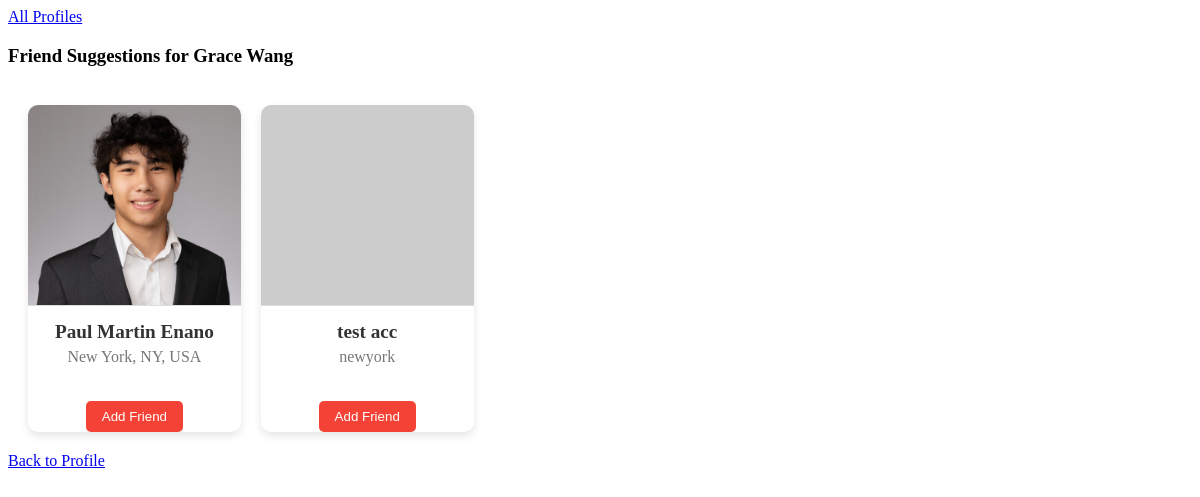
Page /profile/7/friend_suggestions/ (signed in) on the earlier database version.
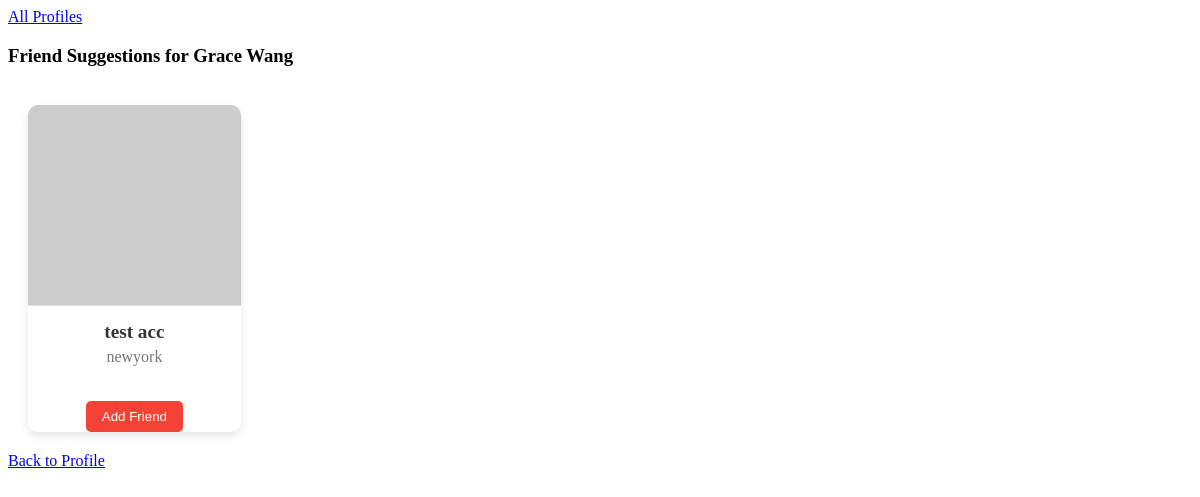
Same page on the later database version.
### tide/models.py (models this page shows, shortened)
class Profile(models.Model):
    user = models.OneToOneField(User, on_delete=models.CASCADE)  # Each user has one profile
    fname = models.CharField(max_length=100)
    lname = models.CharField(max_length=100)
    city = models.CharField(max_length=100)
    email = models.EmailField()
    image = models.ImageField(upload_to='profile_images/', blank=True, null=True)
    bio = models.TextField(default="This is where you can add a bio or description about the user.", blank=True)
    def get_friends(self):
        friends = Friend.objects.filter(models.Q(profile1=self) | models.Q(profile2=self))
        return [f.profile2 if f.profile1 == self else f.profile1 for f in friends]
    def get_friend_suggestions(self):
        friends = self.get_friends()
        all_profiles = Profile.objects.exclude(pk=self.pk)
        suggested_friends = all_profiles.exclude(pk__in=[friend.pk for friend in friends])
        return suggested_friends

### tide/views.py (the view)
# urls.py: path('profile/<int:pk>/friend_suggestions/', views.ShowFriendSuggestionsView.as_view(), name='friend_suggestions'),
class ShowFriendSuggestionsView(LoginRequiredMixin, DetailView):
    model = Profile
    template_name = 'tide/friend_suggestions.html'
    context_object_name = 'profile'
    def get_context_data(self, **kwargs):
        context = super().get_context_data(**kwargs)
        context['friend_suggestions'] = self.object.get_friend_suggestions()
        return context

### tide/templates/tide/friend_suggestions.html (shortened to what this page needs)
{% extends 'tide/base.html' %}
{% block content %}
    <h3>Friend Suggestions for {{ profile.fname }} {{ profile.lname }}</h3>
    <div class="profile-grid">
        {% for suggestion in friend_suggestions %}
            <div class="profile-card">
                <a href="{% url 'show_profile' suggestion.pk %}">
                    {% if suggestion.image %}
                        <img src="{{ suggestion.image.url }}" class="profile-image" alt="{{ suggestion.fname }} {{ suggestion.lname }}">
                    {% else %}
                        <img src="https://picsum.photos/200/300" class="profile-image" alt="Default Profile Image">
                    {% endif %}
                </a>
                <div class="profile-info">
                    <div class="profile-name">{{ suggestion.fname }} {{ suggestion.lname }}</div>
                    <div class="profile-city">{{ suggestion.city }}</div>
                </div>
                <form action="{% url 'add_friend' profile.pk suggestion.pk %}" method="post">
                    <button type="submit" class="profile-button">Add Friend</button>
                </form>
            </div>
        {% endfor %}
    </div>
    <a href="{% url 'show_profile' profile.pk %}" class="profile-button">Back to Profile</a>
{% endblock %}

Differences in the rows shown:
no longer on this page (row edited): Profile: image (picture), fname "Paul Martin", lname "Enano", city "New York, NY, USA"
